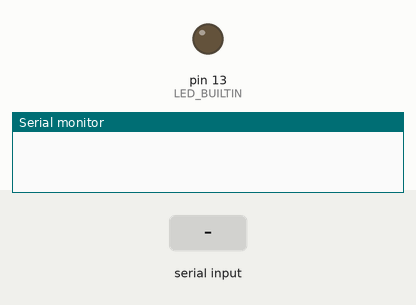
Simulated run of this sketch. Board: Arduino Uno, built with avr-gcc and run on an emulated ATmega328P. Parts: output pins drawn as LEDs (lit = HIGH), the last lines printed to the serial monitor. The test bench sets the inputs (shaded band).

Above: at 1.2 s.
1.3 s: "1" received over Serial
At 1.8 s:
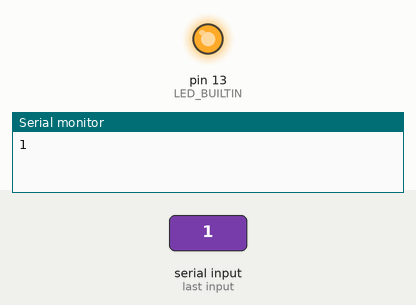
2.8 s: "0" received over Serial
At 4.1 s:
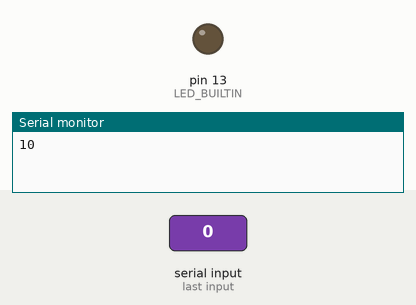
Timing chart, 0 to 5.8 s (numbered marks = the images above; inputs shaded):
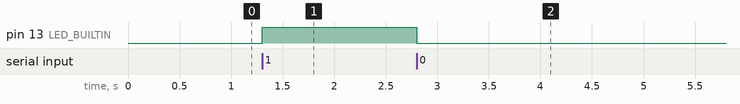

Measured:
- after the input at 1.3 s, pin 13 (LED_BUILTIN): LOW → HIGH at once
- after the input at 2.8 s, pin 13 (LED_BUILTIN): HIGH → LOW at once

The sketch:

power1.ino
```cpp
/*
 * Eteindre ou allumer la LED_BUILTIN d'un Arduino en fonction du message reçu
 * d'un navigateur web par l'intermédiaire de Node.js.
 * Christophe BOBILLE juin 2017
 */

void process(unsigned char inChar) {
  switch (inChar) {
    case '0':
      digitalWrite(LED_BUILTIN, LOW);
      Serial.print("0");
      break;
    case '1':
      digitalWrite(LED_BUILTIN, HIGH);
      Serial.print("1");
      break;
    default:
      Serial.print("error");
  }
}

void setup() {
  pinMode(LED_BUILTIN, OUTPUT);
  Serial.begin(115200);
}

void loop() {
  while (Serial.available()) {
     unsigned char inChar = (unsigned char)Serial.read();
     process(inChar);
  }
}
```
